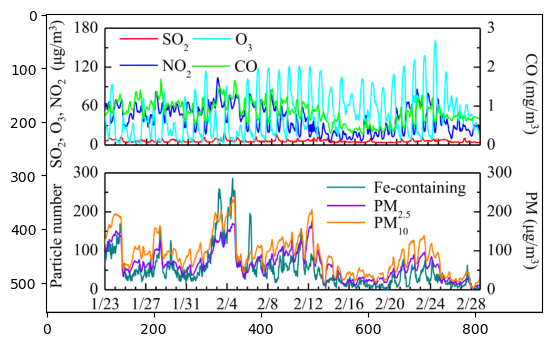
#> input picture image.png, 552 x 346 px
$ python -i img_outer_border.py   (imports and definitions only)
#> lines starting #> are read from the running program, lines starting #| are printed output that depends on the picture
"""
This script adds custom ticks and a border to the input image and optionally saves the image.
"""

from typing import Optional, Union

import matplotlib.pyplot as plt
import numpy as np
import cv2
import os
import PIL.Image


def get_image_with_border(
    image: Union[np.ndarray,str], tick_pixel:int=50, return_array=True,output_dir:Optional[str]=None, output_suffix:str="with_border"
):
    """
    Adds custom ticks and a border to the input image and optionally saves the image.

    Parameters:
        image_path (str): The path to the image to be displayed and annotated.
        tick_pixel (int): The interval (in pixels) for setting custom ticks on the axes.
        output_dir (str, optional): The directory to save the resulting image. If None, the image is not saved.
        output_suffix (str): The suffix to append to the output filename before the extension.

    Returns:
        None: The function shows the image with borders and ticks, and optionally saves it.
    """
#> called with tick_pixel = 50, return_array = True, output_suffix = 'with_border'
    if isinstance(image, str):
        image_path = image
        # Load the image using OpenCV
        img = cv2.imread(image_path)
    elif isinstance(image, np.ndarray):
        img = image
    elif isinstance(image, PIL.Image.Image):
        # Convert PIL Image to numpy array
        img = np.array(image)
        img = cv2.cvtColor(img, cv2.COLOR_RGB2BGR)  # Convert RGB to BGR
    else:
        raise ValueError(f"Image must be a file path (str) or a numpy array (ndarray), got {type(image)} instead.")

    # Convert the image from BGR (OpenCV format) to RGB (Matplotlib format)
    img_rgb = cv2.cvtColor(img, cv2.COLOR_BGR2RGB)
#> img_rgb is the input picture: shape (346, 552, 3); mean B, G, R 234.2, 234.2, 226.9

    # Get the height and width of the image
    height, width, _ = np.array(img_rgb).shape
#> height = 346; width = 552

    # Create a figure and axis
    fig, ax = plt.subplots()

    # Set custom ticks every `tick_pixel` pixels
    x_ticks = range(0, width, tick_pixel)
    y_ticks = range(0, height, tick_pixel)

    # Set the ticks on the x and y axes
    ax.set_xticks(x_ticks)
    ax.set_yticks(y_ticks)

    # Rotate x-axis labels to make them readable
    plt.xticks(rotation=90)

    # Add grid lines for better visualization (optional)
    ax.grid(visible=True, linestyle="-", color="gray", alpha=0.5)

    fig.canvas.draw()

    img_rgb = np.frombuffer(fig.canvas.tostring_rgb(), dtype=np.uint8)

    width, height = fig.canvas.get_width_height()  # 注意这里是 (width, height)
    img_rgb = img_rgb.reshape((height, width, 3))

    img_bgr = cv2.cvtColor(img_rgb, cv2.COLOR_RGB2BGR)
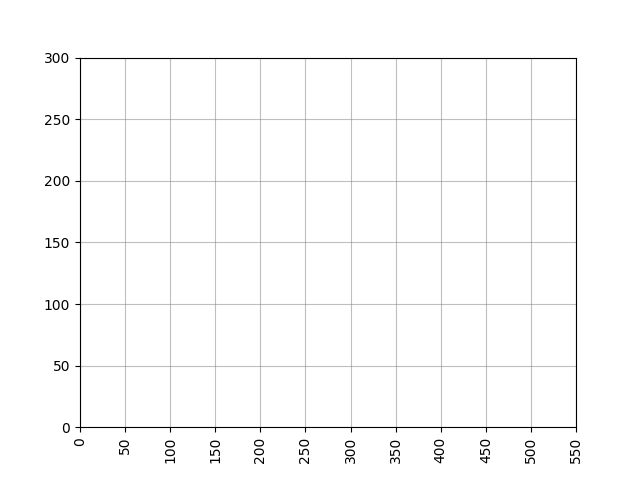
#> img_bgr: shape (480, 640, 3); min 0, max 255, mean 250.7


    if return_array:
        # Return the image array if specified
        # return the ax as one ndarray
        return img_rgb

    # Save the image if an output directory is provided

    if output_dir:
        # Ensure the directory exists
        if not os.path.exists(output_dir):
            os.makedirs(output_dir)

        # Extract the base name of the image file (without extension)
        base_name = os.path.splitext(os.path.basename(image_path))[0]

        # Create the output file name with the suffix and the same file extension as the original image
        output_filename = (
            f"{base_name}_{output_suffix}{os.path.splitext(image_path)[1]}"
        )
        output_path = os.path.join(output_dir, output_filename)

        # Save the image with tight bounding box and no padding
        plt.savefig(output_path, bbox_inches="tight", pad_inches=0)
        print(f"Image saved at: {output_path}")

    # Show the image
    return output_path

def draw_grid_on_image(img, grid_size=50, color=(0, 0, 0), thickness=1)->np.ndarray:
    """
    Draw grid lines on an image using OpenCV.

    Parameters:
        img (numpy.ndarray): The input image (BGR format).
        grid_size (int): Distance between grid lines in pixels.
        color (tuple): Color of the grid lines (B, G, R).
        thickness (int): Line thickness.

    Returns:
        numpy.ndarray: Image with grid lines.
    """
    if isinstance(img, np.ndarray):
        pass
    elif isinstance(img, PIL.Image.Image):
        img = np.array(img)
    else:
        raise ValueError(f"draw_grid_on_image only accepts img type np.ndarray or PIL.Image.Image, got {type(img)} instead.")
    img_with_grid = img.copy()
    height, width = img.shape[:2]

    # Draw vertical lines
    for x in range(0, width, grid_size):
        cv2.line(img_with_grid, (x, 0), (x, height), color, thickness)

    # Draw horizontal lines
    for y in range(0, height, grid_size):
        cv2.line(img_with_grid, (0, y), (width, y), color, thickness)

    return img_with_grid


# Example usage
# get_image_with_border("your_image_path.jpg", tick_pixel=50, output_dir="test_figs/given", output_suffix="with_border")

>>> import cv2
>>> picture = cv2.cvtColor(cv2.imread('../image.png'), cv2.COLOR_BGR2RGB)
>>> result = get_image_with_border(picture)
